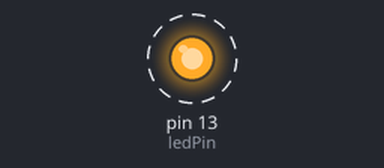
The sketch below on a simulated Arduino Uno, built with avr-gcc and run on an emulated ATmega328P. Shown: output pins drawn as LEDs (lit = HIGH). Dashed ring = blinking. At 5.0 s the program stops and its outputs stay as they are.

Above: at 0.2 s.
Timing chart, 0 to 3.0 s (numbered marks = the images above):
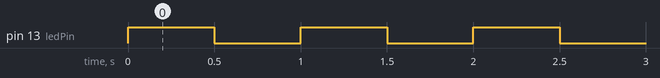

Measured:
- by itself, pin 13 (ledPin): alternates HIGH for 0.50 s and LOW for 0.50 s, 10 changes in all, then stays LOW

The sketch:

Oppgave04.ino
```cpp
const int ledPin = 13;

void setup()
{
    pinMode(ledPin, OUTPUT);
}

void loop()
{
    for (int i = 0; i < 5; i++) {
        for (int j = 1; j >= 0; j--) {
            digitalWrite(ledPin, j);
            delay(500);
        }
    }
    while (true);
}
```
